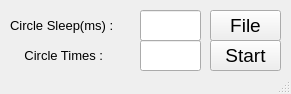
<?xml version="1.0" encoding="UTF-8"?>
<ui version="4.0">
 <class>Use</class>
 <widget class="QMainWindow" name="Use">
  <property name="geometry">
   <rect>
    <x>0</x>
    <y>0</y>
    <width>291</width>
    <height>94</height>
   </rect>
  </property>
  <property name="minimumSize">
   <size>
    <width>291</width>
    <height>94</height>
   </size>
  </property>
  <property name="maximumSize">
   <size>
    <width>291</width>
    <height>94</height>
   </size>
  </property>
  <property name="windowTitle">
   <string>UseRecord</string>
  </property>
  <widget class="QWidget" name="centralwidget">
   <widget class="QPushButton" name="pushButton">
    <property name="geometry">
     <rect>
      <x>210</x>
      <y>10</y>
      <width>71</width>
      <height>31</height>
     </rect>
    </property>
    <property name="font">
     <font>
      <pointsize>14</pointsize>
     </font>
    </property>
    <property name="text">
     <string>File</string>
    </property>
   </widget>
   <widget class="QPushButton" name="start">
    <property name="geometry">
     <rect>
      <x>210</x>
      <y>40</y>
      <width>71</width>
      <height>31</height>
     </rect>
    </property>
    <property name="font">
     <font>
      <pointsize>14</pointsize>
     </font>
    </property>
    <property name="text">
     <string>Start</string>
    </property>
   </widget>
   <widget class="QLabel" name="label">
    <property name="geometry">
     <rect>
      <x>10</x>
      <y>10</y>
      <width>131</width>
      <height>31</height>
     </rect>
    </property>
    <property name="font">
     <font>
      <pointsize>10</pointsize>
     </font>
    </property>
    <property name="text">
     <string>Circle Sleep(ms) :</string>
    </property>
   </widget>
   <widget class="QLabel" name="label_2">
    <property name="geometry">
     <rect>
      <x>10</x>
      <y>40</y>
      <width>131</width>
      <height>31</height>
     </rect>
    </property>
    <property name="font">
     <font>
      <pointsize>10</pointsize>
     </font>
    </property>
    <property name="text">
     <string>    Circle Times :</string>
    </property>
   </widget>
   <widget class="QLineEdit" name="sleeptime">
    <property name="geometry">
     <rect>
      <x>140</x>
      <y>10</y>
      <width>61</width>
      <height>31</height>
     </rect>
    </property>
    <property name="font">
     <font>
      <pointsize>10</pointsize>
     </font>
    </property>
   </widget>
   <widget class="QLineEdit" name="times">
    <property name="geometry">
     <rect>
      <x>140</x>
      <y>40</y>
      <width>61</width>
      <height>31</height>
     </rect>
    </property>
    <property name="font">
     <font>
      <pointsize>10</pointsize>
     </font>
    </property>
   </widget>
  </widget>
  <widget class="QMenuBar" name="menubar">
   <property name="geometry">
    <rect>
     <x>0</x>
     <y>0</y>
     <width>291</width>
     <height>23</height>
    </rect>
   </property>
  </widget>
  <widget class="QStatusBar" name="statusbar"/>
 </widget>
 <resources/>
 <connections/>
</ui>
